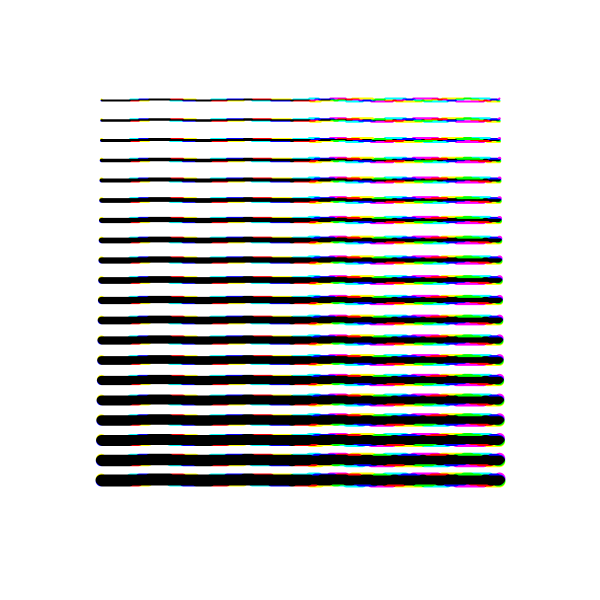
Frame 1 (no input)
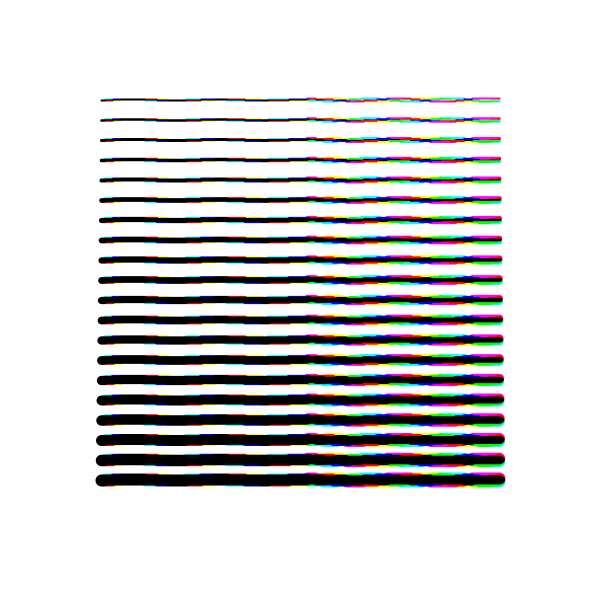
Frame 60 (the mouse pressed at the canvas centre just before this capture)
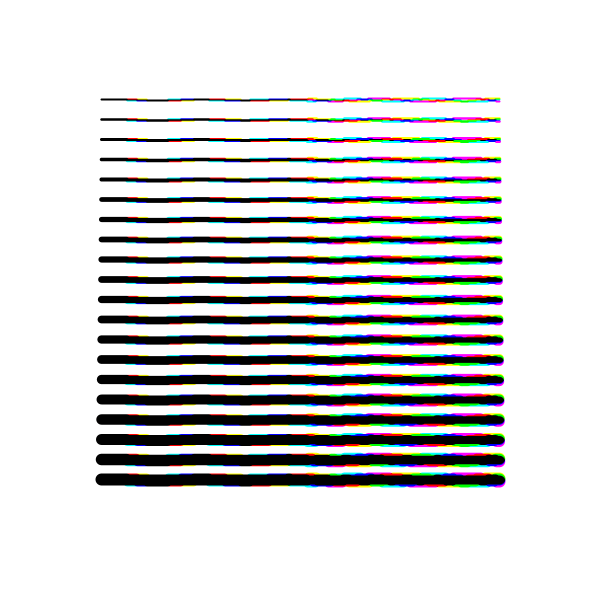
Frame 120 (the mouse held since frame 60 and released just before this capture)

The Processing sketch that drew these frames (run headless with seeded random() and noise(); from frame 60 on, the mouse is pressed at the canvas centre):

// Processing sketch: multiple_sine_waves_subtract_blend_mode
// ── multiple_sine_waves_subtract_blend_mode.pde
float margin = 100;
int nLines = 20;
float minStrokeWeight = 2;
float maxStrokeWeight = 12;

void setup() {
  size(600,600);
  pixelDensity(2);
  noFill();
  blendMode(SUBTRACT);
  colorMode(RGB);
}

void draw() {
  background(#ffffff);
//  strokeCap(SQUARE);

  float frame = ((float)frameCount/2.);
  
  float x1 = margin;
  float x2 = width-margin;
  for (int i = 1; i <= nLines; i++) {
    float h = map(i, 1, nLines, minStrokeWeight, maxStrokeWeight);
    float yb = margin + ((i-1) * (height-(2*margin)) / nLines);
    strokeWeight(h);
    
    stroke(255,0,0);
    beginShape();
    for (float x = x1; x <= x2; x++) {
      float f = sin(x/13.-frame);
      float y = yb+f*map(x,x1,x2,0,2);
      curveVertex(x,y);
    }
    endShape();
    
    stroke(0,255,0);
    beginShape();
    for (float x = x1; x <= x2; x++) {
      float f = sin(x/14.-frame);
      float y = yb+f*map(x,x1,x2,0,2);
      curveVertex(x,y);
    }
    endShape();
    
    stroke(0,0,255);
    beginShape();
    for (float x = x1; x <= x2; x++) {
      float f = sin(x/15.-frame);
      float y = yb+f*map(x,x1,x2,0,2);
      curveVertex(x,y);
    }
    endShape();
  }
}

float hann(float x, float m) {
  return 0.5 - 0.5*cos((TWO_PI*x)/m);
}
